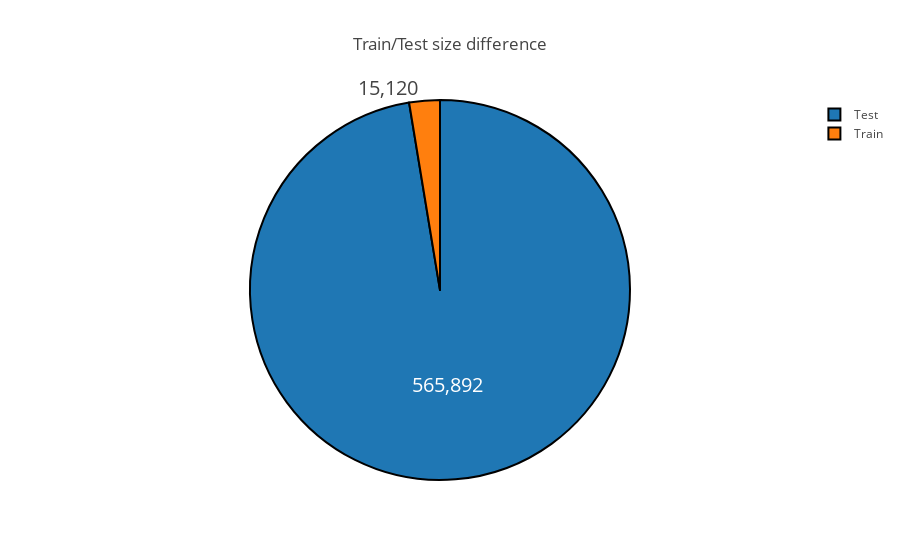

Write notebook code for a chart like this one.
### Markdown cell above
### Train/Test size difference

### Code cell
temp = pd.DataFrame({"Dataset": ["Train", "Test"], "Number of Records": [train.shape[0], test.shape[0]]})

trace = go.Pie(labels=temp["Dataset"], values=temp["Number of Records"],
               hoverinfo='label+percent', textinfo='value', 
               textfont=dict(size=20),
               marker=dict(line=dict(color="black", width=2)))

layout = go.Layout(
    title = "Train/Test size difference",
)

fig = go.Figure(data=[trace], layout=layout)
iplot(fig);

### Figure 1 — Plotly figure (JSON) as saved in the notebook; plotly's stock layout.template omitted (floating-point values rounded to 4 significant figures)
{"data": [{"hoverinfo": "label+percent", "labels": ["Train", "Test"], "marker": {"line": {"color": "black", "width": 2}}, "textfont": {"size": 20}, "textinfo": "value", "type": "pie", "values": [15120, 565892]}], "layout": {"title": "Train/Test size difference"}}
